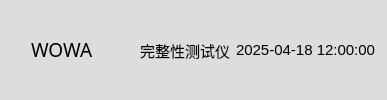
    <widget class="QWidget" name="topBar" native="true">
     <property name="styleSheet">
      <string notr="true">background-color: rgb(221, 221, 221);</string>
     </property>
     <layout class="QHBoxLayout" name="horizontalLayout_topBar">
      <item>
       <spacer name="horizontalSpacer_2">
        <property name="orientation">
         <enum>Qt::Horizontal</enum>
        </property>
        <property name="sizeType">
         <enum>QSizePolicy::Maximum</enum>
        </property>
        <property name="sizeHint" stdset="0">
         <size>
          <width>20</width>
          <height>20</height>
         </size>
        </property>
       </spacer>
      </item>
      <item>
       <widget class="QLabel" name="logoLabel">
        <property name="sizePolicy">
         <sizepolicy hsizetype="Maximum" vsizetype="Maximum">
          <horstretch>0</horstretch>
          <verstretch>0</verstretch>
         </sizepolicy>
        </property>
        <property name="minimumSize">
         <size>
          <width>40</width>
          <height>20</height>
         </size>
        </property>
        <property name="baseSize">
         <size>
          <width>0</width>
          <height>0</height>
         </size>
        </property>
        <property name="font">
         <font>
          <family>黑体</family>
          <pointsize>14</pointsize>
         </font>
        </property>
        <property name="text">
         <string>WOWA</string>
        </property>
        <property name="textFormat">
         <enum>Qt::AutoText</enum>
        </property>
       </widget>
      </item>
      <item>
       <spacer name="horizontalSpacer_3">
        <property name="orientation">
         <enum>Qt::Horizontal</enum>
        </property>
        <property name="sizeHint" stdset="0">
         <size>
          <width>40</width>
          <height>20</height>
         </size>
        </property>
       </spacer>
      </item>
      <item>
       <widget class="QLabel" name="machineNameLabel">
        <property name="font">
         <font>
          <family>黑体</family>
          <pointsize>11</pointsize>
         </font>
        </property>
        <property name="text">
         <string>完整性测试仪</string>
        </property>
       </widget>
      </item>
      <item>
       <spacer name="horizontalSpacer">
        <property name="orientation">
         <enum>Qt::Horizontal</enum>
        </property>
        <property name="sizeHint" stdset="0">
         <size>
          <width>0</width>
          <height>0</height>
         </size>
        </property>
       </spacer>
      </item>
      <item>
       <widget class="QLabel" name="timeLabel">
        <property name="font">
         <font>
          <pointsize>11</pointsize>
         </font>
        </property>
        <property name="text">
         <string>2025-04-18 12:00:00</string>
        </property>
       </widget>
      </item>
     </layout>
    </widget>
